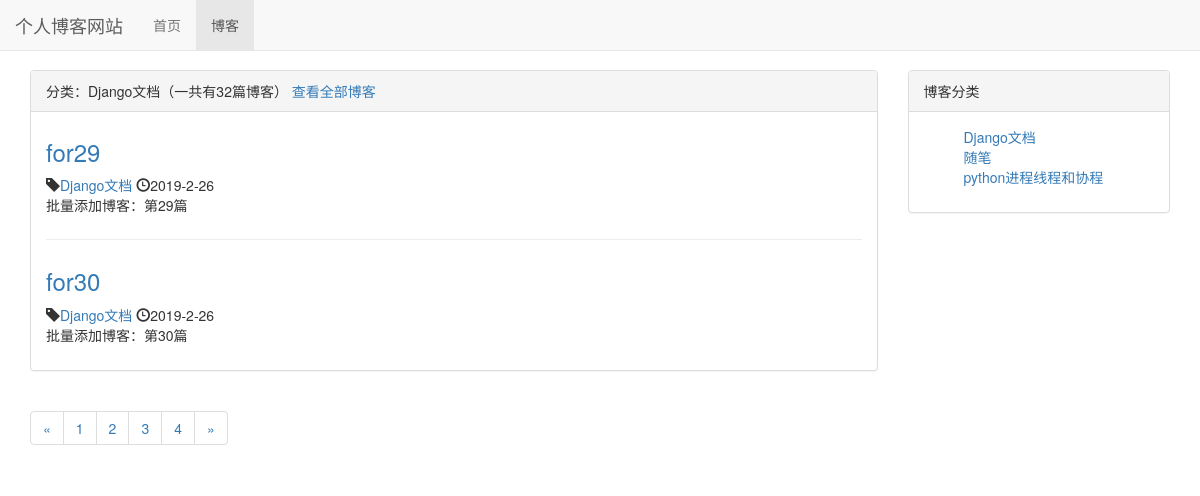
Screenshot of /blog/type/1?page=4 with the database file from the repository.
### blog/models.py (models this page shows, shortened)
class BlogType(models.Model):
    type_name = models.CharField(max_length=15, verbose_name="博客分类")
    def __str__(self):
        return self.type_name

class Blog(models.Model):
    title = models.CharField(max_length=50, verbose_name="博客标题")
    blog_type = models.ForeignKey(BlogType, on_delete=models.DO_NOTHING, verbose_name="博客分类")
    content = models.TextField(verbose_name="博客内容")
    author = models.ForeignKey(User, on_delete=models.DO_NOTHING, verbose_name="作者")
    created_time = models.DateTimeField(auto_now_add=True, verbose_name="创建日期")
    last_updated_time = models.DateTimeField(auto_now=True, verbose_name="最近修改日期")
    class Meta:
        ordering = ['created_time']

### blog/views.py (the view)
# urls.py: path('type/<int:blog_type_pk>', views.blog_with_type, name="blog_with_type"),
def blog_with_type(request, blog_type_pk):
    blog_type = get_object_or_404(BlogType, pk=blog_type_pk)
    blogs_all_list = Blog.objects.filter(blog_type=blog_type)
    paginator = Paginator(blogs_all_list, 10)
    page_num = request.GET.get("page", 1)  # 获取url的页码参数(GET请求)
    page_of_blogs = paginator.get_page(page_num)
    context = dict()
    context["blog_type"] = blog_type
    context["page_of_blogs"] = page_of_blogs
    context["blog_types"] = BlogType.objects.all()
    return render_to_response("blog/blog_with_type.html", context)

### blog/templates/blog/blog_with_type.html (shortened to what this page needs)
{% extends 'blog/blog_list.html' %}
{% block blog_list_title %}
    分类：{{ blog_type.type_name }}（一共有{{ page_of_blogs.paginator.count }}篇博客）
    <a href="{% url 'blog_list' %}">查看全部博客</a>
{% endblock %}

### blog/templates/blog/blog_list.html (shortened to what this page needs)
{% extends 'base.html' %}
{% block nav_blog_active %}
    active
{% endblock %}
{% load staticfiles %}
{% block header_extends %}
    <link rel="stylesheet" href="{% static 'blog/blog.css' %}">
{% endblock %}
{% block content %}
    <div class="container">
        <div class="row">
            <div class="col-xs-12 col-sm-8 col-md-8 col-lg-9">
                <div class="panel panel-default">
                    <div class="panel-heading">{% block blog_list_title %}博客列表（一共有{{ page_of_blogs.paginator.count }}篇博客）{% endblock %}</div>
                    <div class="panel-body">
                        {% for blog in page_of_blogs.object_list %}
                            <div class="blog">
                                <h3><a href={% url 'blog_detail' blog.pk %}>{{ blog.title }}</a></h3>
                                <p class="blog-info">
                                    <span class="glyphicon glyphicon-tag" aria-hidden="true"></span><a href="{% url 'blog_with_type' blog.blog_type.pk %}">{{ blog.blog_type }}</a>
                                    <span class="glyphicon glyphicon-time" aria-hidden="true"></span>{{ blog.created_time|date:"Y-n-d" }}
                                </p>
                                <p>{{ blog.content| truncatechars_html:200 }}</p>
                            </div>
                        {% empty %}
                            <div class="blog">
                                <h3>暂无博客，敬请期待</h3>
                            </div>
                        {% endfor %}
                    </div>
                </div>
                <div>
                    <ul class="pagination">
                        <li>
                            {% if page_of_blogs.has_previous %}
                                <a href="?page={{ page_of_blogs.previous_page_number }}" aria-label="Previous">
                                    <span aria-hidden="true">&laquo;</span>
                                </a>
                            {% else %}
                                <span aria-hidden="true">&laquo;</span>
                            {% endif %}
                        </li>
                        {% for page_num in page_of_blogs.paginator.page_range %}
                            <li><a href="?page={{ page_num }}">{{ page_num }}</a></li>
                        {% endfor %}
                        <li>
                            {% if page_of_blogs.has_next %}
                                <a href="?page={{ page_of_blogs.next_page_number }}" aria-label="Next">
                                    <span aria-hidden="true">&raquo;</span>
                                </a>
                            {% else %}
                                <span aria-hidden="true">&raquo;</span>
                            {% endif %}
                        </li>
                    </ul>
                </div>
            </div>
            <div class="hidden-xs col-sm-4 col-md-4 col-lg-3">
                <div class="panel panel-default">
                    <div class="panel-heading">博客分类</div>
                    <div class="panel-body">
                    <ul class="blog-types">
                        {% for blog_type in blog_types %}
                                <li><a href="{% url 'blog_with_type' blog_type.pk %}">{{ blog_type.type_name }}</a></li>
                        {% empty %}
                            <li>暂无分类</li>
                        {% endfor %}
                    </ul>
                    </div>
                </div>
            </div>
        </div>
    </div>
{% endblock %}

### static/css/base.css (style rules this page uses)
body { margin: 0; padding: 0; margin-top: 70px!important; }

### blog/static/blog/blog.css (style rules this page uses)
ul.blog-types { list-style-type: None; }
div.blog:not(:last-child) { margin-bottom: 2em; padding-bottom: 1em; border-bottom: 1px solid #eee; }
div.blog h3 { margin-top: 0.5em; }
div.blog p.blog-info { margin-bottom: 0; }

### rows the page displays
BlogType: type_name "Django文档"
Blog: title "for29", blog_type "Django文档", created_time "2019-2-26", content "批量添加博客：第29篇"
Blog: title "for30", blog_type "Django文档", created_time "2019-2-26", content "批量添加博客：第30篇"
BlogType: type_name "随笔"
BlogType: type_name "python进程线程和协程"

### other values shown
{{ page_of_blogs.paginator.count }} "32"
{{ page_num }} "1" "2" "3" "4"
